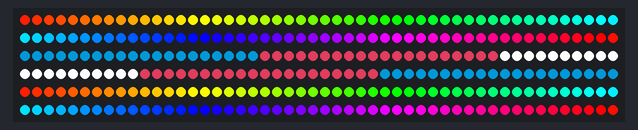
Bench run of a sketch on a simulated ATtiny85, built with avr-gcc and run on an emulated ATtiny85. Parts: 300 RGB LEDs in strip order, left to right, continuing on the next row.

Above: at 0.12 s.
At 0.97 s:
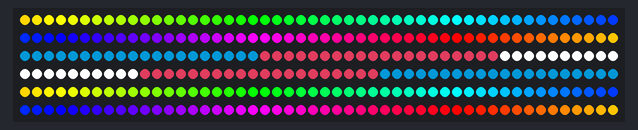
At 1.97 s:
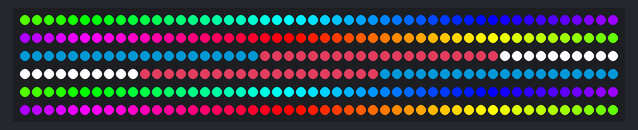
At 3.82 s:
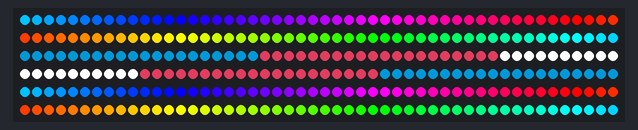
At 5.67 s:
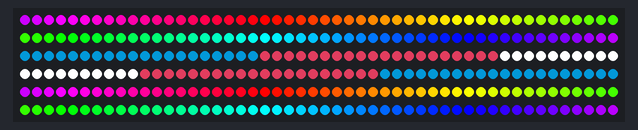
At 7.66 s:
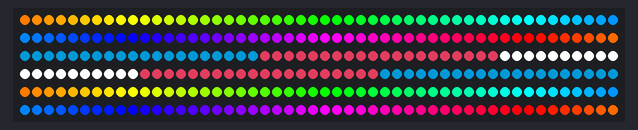

Measured:
- by itself, everything shown: repeats every 7.1 s, in 100 steps

The sketch:

itsy_neopixels_rainbow_v2.ino
```cpp
#include <Adafruit_NeoPixel.h>
#ifdef __AVR__
  #include <avr/power.h>
#endif
#define PIN        5
#define NUMPIXELS 300

Adafruit_NeoPixel pixels(NUMPIXELS, PIN, NEO_GRB + NEO_KHZ800);
#define DELAYVAL 20

// Trans flag colors (approximate)
uint32_t TRANS_BLUE = pixels.Color(1, 97, 138);
uint32_t TRANS_PINK = pixels.Color(163, 44, 68);
uint32_t TRANS_WHITE = pixels.Color(255, 255, 255);

void setup() {
#if defined(__AVR_ATtiny85__) && (F_CPU == 16000000)
  clock_prescale_set(clock_div_1);
#endif

  pixels.begin();
}

void loop() {
    //pixels.clear();
    static uint8_t rainbowHue = 0;
    rainbowHue++; // Animate the rainbow
    if (rainbowHue == 100) {
      rainbowHue = 0;
    }


    // Rainbow on 0-99
    for (int i = 0; i < 100; i++) {
      pixels.setPixelColor(i,pixels.ColorHSV((rainbowHue + i )  * ( 65536/100) ));
    }

    // Trans flag on 100-199
    for (int i = 100; i < 200; i++) {
        int pos = i - 100;
        if (pos < 20) {
            pixels.setPixelColor(i, TRANS_BLUE);
        } else if (pos < 40) {
            pixels.setPixelColor(i, TRANS_PINK);
        } else if (pos < 60) {
            pixels.setPixelColor(i, TRANS_WHITE);
        } else if (pos < 80) {
            pixels.setPixelColor(i, TRANS_PINK);
        } else {
            pixels.setPixelColor(i, TRANS_BLUE);
        }
    }

    // Rainbow on 200-299
    for (int i = 200; i < 300; i++) {
      pixels.setPixelColor(i,pixels.ColorHSV((rainbowHue + (i-200) )  * ( 65536/100) ));
    }

    pixels.show();
    delay(DELAYVAL);

}
```
